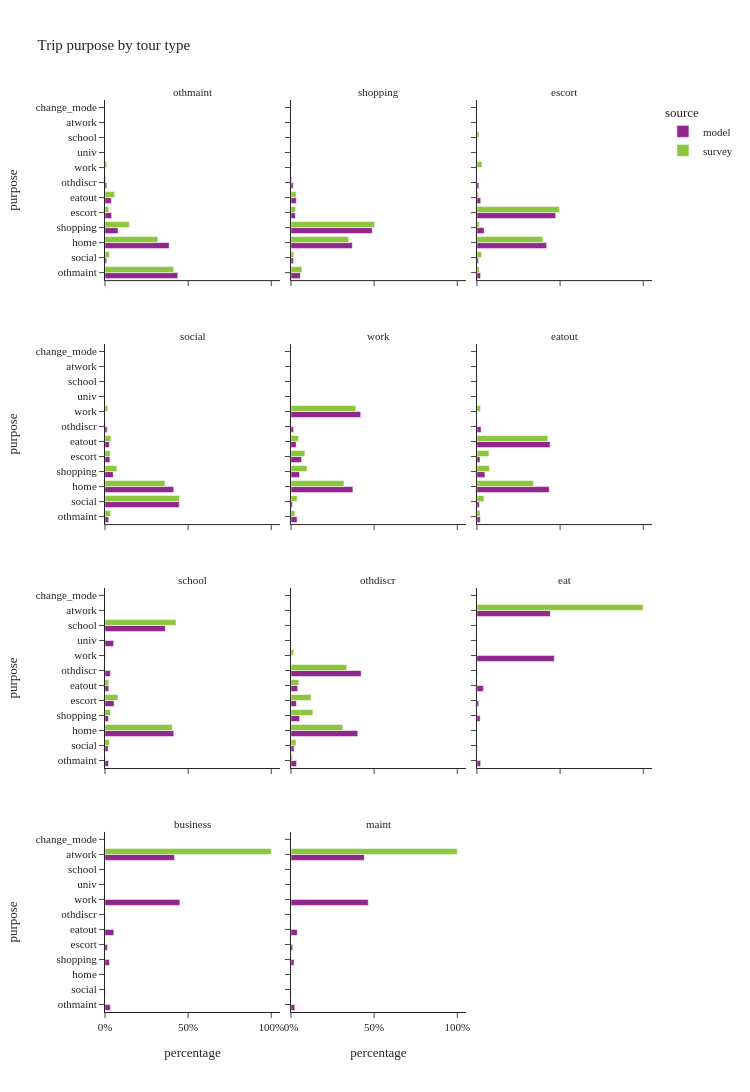

The cell this chart's notebook holds for it:
### Code cell
util.plot_share_facetbar(trip_data, 'trip_weight', share_col="purpose", title="Trip purpose by tour type", 
                         facet_col="tour_type", facet_col_wrap=3, height=1200)

### Figure 1 — Plotly figure (JSON) as saved in the notebook; plotly's stock layout.template omitted (floating-point values rounded to 4 significant figures)
{"data": [{"alignmentgroup": "True", "customdata": [[483688], [10800], [426609], [86540], [43769], [42012], [11768]], "hovertemplate": "source=model<br>tour_type=othmaint<br>percentage=%{x}<br>purpose=%{y}<br>sample_size=%{customdata[0]}<extra></extra>", "legendgroup": "model", "marker": {"color": "#91268F", "pattern": {"shape": ""}}, "name": "model", "offsetgroup": "model", "orientation": "h", "showlegend": true, "textposition": "auto", "type": "bar", "x": [0.4377, 0.009772, 0.386, 0.0783, 0.0396, 0.03801, 0.01065], "xaxis": "x10", "y": ["othmaint", "social", "home", "shopping", "escort", "eatout", "othdiscr"], "yaxis": "y10"}, {"alignmentgroup": "True", "customdata": [[117160], [31141], [762333], [1010034], [53177], [65891], [27427]], "hovertemplate": "source=model<br>tour_type=shopping<br>percentage=%{x}<br>purpose=%{y}<br>sample_size=%{customdata[0]}<extra></extra>", "legendgroup": "model", "marker": {"color": "#91268F", "pattern": {"shape": ""}}, "name": "model", "offsetgroup": "model", "orientation": "h", "showlegend": false, "textposition": "auto", "type": "bar", "x": [0.05668, 0.01506, 0.3688, 0.4886, 0.02572, 0.03188, 0.01327], "xaxis": "x11", "y": ["othmaint", "social", "home", "shopping", "escort", "eatout", "othdiscr"], "yaxis": "y11"}, {"alignmentgroup": "True", "customdata": [[29278], [13116], [573590], [58585], [647605], [30940], [15937]], "hovertemplate": "source=model<br>tour_type=escort<br>percentage=%{x}<br>purpose=%{y}<br>sample_size=%{customdata[0]}<extra></extra>", "legendgroup": "model", "marker": {"color": "#91268F", "pattern": {"shape": ""}}, "name": "model", "offsetgroup": "model", "orientation": "h", "showlegend": false, "textposition": "auto", "type": "bar", "x": [0.02139, 0.00958, 0.419, 0.04279, 0.473, 0.0226, 0.01164], "xaxis": "x12", "y": ["othmaint", "social", "home", "shopping", "escort", "eatout", "othdiscr"], "yaxis": "y12"}, {"alignmentgroup": "True", "customdata": [[9901], [198857], [184053], [22074], [13112], [11517], [5843]], "hovertemplate": "source=model<br>tour_type=social<br>percentage=%{x}<br>purpose=%{y}<br>sample_size=%{customdata[0]}<extra></extra>", "legendgroup": "model", "marker": {"color": "#91268F", "pattern": {"shape": ""}}, "name": "model", "offsetgroup": "model", "orientation": "h", "showlegend": false, "textposition": "auto", "type": "bar", "x": [0.02223, 0.4465, 0.4133, 0.04956, 0.02944, 0.02586, 0.01312], "xaxis": "x7", "y": ["othmaint", "social", "home", "shopping", "escort", "eatout", "othdiscr"], "yaxis": "y7"}, {"alignmentgroup": "True", "customdata": [[1166077], [102475], [26300], [1035650], [143172], [177516], [85985], [42747], [1902]], "hovertemplate": "source=model<br>tour_type=work<br>percentage=%{x}<br>purpose=%{y}<br>sample_size=%{customdata[0]}<extra></extra>", "legendgroup": "model", "marker": {"color": "#91268F", "pattern": {"shape": ""}}, "name": "model", "offsetgroup": "model", "orientation": "h", "showlegend": false, "textposition": "auto", "type": "bar", "x": [0.4192, 0.03684, 0.009454, 0.3723, 0.05147, 0.06381, 0.03091, 0.01537, 0.0006837], "xaxis": "x8", "y": ["work", "othmaint", "social", "home", "shopping", "escort", "eatout", "othdiscr", "univ"], "yaxis": "y8"}, {"alignmentgroup": "True", "customdata": [[13385], [9803], [291489], [32016], [12216], [294952], [16829]], "hovertemplate": "source=model<br>tour_type=eatout<br>percentage=%{x}<br>purpose=%{y}<br>sample_size=%{customdata[0]}<extra></extra>", "legendgroup": "model", "marker": {"color": "#91268F", "pattern": {"shape": ""}}, "name": "model", "offsetgroup": "model", "orientation": "h", "showlegend": false, "textposition": "auto", "type": "bar", "x": [0.01996, 0.01462, 0.4346, 0.04774, 0.01821, 0.4398, 0.02509], "xaxis": "x9", "y": ["othmaint", "social", "home", "shopping", "escort", "eatout", "othdiscr"], "yaxis": "y9"}, {"alignmentgroup": "True", "customdata": [[2692], [37777], [33549], [733046], [36562], [96235], [642316], [39955], [57250], [91781]], "hovertemplate": "source=model<br>tour_type=school<br>percentage=%{x}<br>purpose=%{y}<br>sample_size=%{customdata[0]}<extra></extra>", "legendgroup": "model", "marker": {"color": "#91268F", "pattern": {"shape": ""}}, "name": "model", "offsetgroup": "model", "orientation": "h", "showlegend": false, "textposition": "auto", "type": "bar", "x": [0.00152, 0.02133, 0.01894, 0.4139, 0.02064, 0.05433, 0.3627, 0.02256, 0.03232, 0.05182], "xaxis": "x4", "y": ["work", "othmaint", "social", "home", "shopping", "escort", "school", "eatout", "othdiscr", "univ"], "yaxis": "y4"}, {"alignmentgroup": "True", "customdata": [[52701], [29301], [629010], [81084], [50158], [62850], [660830]], "hovertemplate": "source=model<br>tour_type=othdiscr<br>percentage=%{x}<br>purpose=%{y}<br>sample_size=%{customdata[0]}<extra></extra>", "legendgroup": "model", "marker": {"color": "#91268F", "pattern": {"shape": ""}}, "name": "model", "offsetgroup": "model", "orientation": "h", "showlegend": false, "textposition": "auto", "type": "bar", "x": [0.03365, 0.01871, 0.4017, 0.05178, 0.03203, 0.04014, 0.422], "xaxis": "x5", "y": ["othmaint", "social", "home", "shopping", "escort", "eatout", "othdiscr"], "yaxis": "y5"}, {"alignmentgroup": "True", "customdata": [[234659], [11147], [726], [9555], [5435], [19631], [222918], [933]], "hovertemplate": "source=model<br>tour_type=eat<br>percentage=%{x}<br>purpose=%{y}<br>sample_size=%{customdata[0]}<extra></extra>", "legendgroup": "model", "marker": {"color": "#91268F", "pattern": {"shape": ""}}, "name": "model", "offsetgroup": "model", "orientation": "h", "showlegend": false, "textposition": "auto", "type": "bar", "x": [0.4647, 0.02207, 0.001438, 0.01892, 0.01076, 0.03887, 0.4414, 0.001848], "xaxis": "x6", "y": ["work", "othmaint", "social", "shopping", "escort", "eatout", "atwork", "othdiscr"], "yaxis": "y6"}, {"alignmentgroup": "True", "customdata": [[53866], [3802], [213], [3232], [1829], [6349], [50015], [305]], "hovertemplate": "source=model<br>tour_type=business<br>percentage=%{x}<br>purpose=%{y}<br>sample_size=%{customdata[0]}<extra></extra>", "legendgroup": "model", "marker": {"color": "#91268F", "pattern": {"shape": ""}}, "name": "model", "offsetgroup": "model", "orientation": "h", "showlegend": false, "textposition": "auto", "type": "bar", "x": [0.4503, 0.03179, 0.001781, 0.02702, 0.01529, 0.05308, 0.4181, 0.00255], "xaxis": "x", "y": ["work", "othmaint", "social", "shopping", "escort", "eatout", "atwork", "othdiscr"], "yaxis": "y"}, {"alignmentgroup": "True", "customdata": [[37984], [1880], [107], [1532], [885], [3079], [36041], [182]], "hovertemplate": "source=model<br>tour_type=maint<br>percentage=%{x}<br>purpose=%{y}<br>sample_size=%{customdata[0]}<extra></extra>", "legendgroup": "model", "marker": {"color": "#91268F", "pattern": {"shape": ""}}, "name": "model", "offsetgroup": "model", "orientation": "h", "showlegend": false, "textposition": "auto", "type": "bar", "x": [0.465, 0.02301, 0.00131, 0.01875, 0.01083, 0.03769, 0.4412, 0.002228], "xaxis": "x2", "y": ["work", "othmaint", "social", "shopping", "escort", "eatout", "atwork", "othdiscr"], "yaxis": "y2"}, {"alignmentgroup": "True", "customdata": [[23], [1029], [63], [875], [254], [72], [1], [89], [14]], "hovertemplate": "source=survey<br>tour_type=othmaint<br>percentage=%{x}<br>purpose=%{y}<br>sample_size=%{customdata[0]}<extra></extra>", "legendgroup": "survey", "marker": {"color": "#8CC63E", "pattern": {"shape": ""}}, "name": "survey", "offsetgroup": "survey", "orientation": "h", "showlegend": true, "textposition": "auto", "type": "bar", "x": [0.01108, 0.4129, 0.0262, 0.318, 0.146, 0.02235, 5.026e-05, 0.05771, 0.005738], "xaxis": "x10", "y": ["work", "othmaint", "social", "home", "shopping", "escort", "school", "eatout", "othdiscr"], "yaxis": "y10"}, {"alignmentgroup": "True", "customdata": [[42], [210], [152], [1542], [2117], [124], [122], [21]], "hovertemplate": "source=survey<br>tour_type=shopping<br>percentage=%{x}<br>purpose=%{y}<br>sample_size=%{customdata[0]}<extra></extra>", "legendgroup": "survey", "marker": {"color": "#8CC63E", "pattern": {"shape": ""}}, "name": "survey", "offsetgroup": "survey", "orientation": "h", "showlegend": false, "textposition": "auto", "type": "bar", "x": [0.004645, 0.06596, 0.01748, 0.3468, 0.5031, 0.02559, 0.03095, 0.005551], "xaxis": "x11", "y": ["work", "othmaint", "social", "home", "shopping", "escort", "eatout", "othdiscr"], "yaxis": "y11"}, {"alignmentgroup": "True", "customdata": [[18], [34], [59], [991], [63], [1185], [8], [39], [5]], "hovertemplate": "source=survey<br>tour_type=escort<br>percentage=%{x}<br>purpose=%{y}<br>sample_size=%{customdata[0]}<extra></extra>", "legendgroup": "survey", "marker": {"color": "#8CC63E", "pattern": {"shape": ""}}, "name": "survey", "offsetgroup": "survey", "orientation": "h", "showlegend": false, "textposition": "auto", "type": "bar", "x": [0.0305, 0.01393, 0.02771, 0.396, 0.01355, 0.496, 0.01194, 0.009113, 0.001229], "xaxis": "x12", "y": ["work", "othmaint", "social", "home", "shopping", "escort", "school", "eatout", "othdiscr"], "yaxis": "y12"}, {"alignmentgroup": "True", "customdata": [[90], [168], [3746], [3086], [485], [242], [2], [261], [36]], "hovertemplate": "source=survey<br>tour_type=social<br>percentage=%{x}<br>purpose=%{y}<br>sample_size=%{customdata[0]}<extra></extra>", "legendgroup": "survey", "marker": {"color": "#8CC63E", "pattern": {"shape": ""}}, "name": "survey", "offsetgroup": "survey", "orientation": "h", "showlegend": false, "textposition": "auto", "type": "bar", "x": [0.01627, 0.03346, 0.4472, 0.3607, 0.07111, 0.03088, 0.001328, 0.03525, 0.003861], "xaxis": "x7", "y": ["work", "othmaint", "social", "home", "shopping", "escort", "school", "eatout", "othdiscr"], "yaxis": "y7"}, {"alignmentgroup": "True", "customdata": [[4327], [174], [390], [3004], [546], [370], [12], [416], [40], [1]], "hovertemplate": "source=survey<br>tour_type=work<br>percentage=%{x}<br>purpose=%{y}<br>sample_size=%{customdata[0]}<extra></extra>", "legendgroup": "survey", "marker": {"color": "#8CC63E", "pattern": {"shape": ""}}, "name": "survey", "offsetgroup": "survey", "orientation": "h", "showlegend": false, "textposition": "auto", "type": "bar", "x": [0.3907, 0.02334, 0.03722, 0.3192, 0.09597, 0.08335, 0.001127, 0.04541, 0.003669, 2.565e-05], "xaxis": "x8", "y": ["work", "othmaint", "social", "home", "shopping", "escort", "school", "eatout", "othdiscr", "change_mode"], "yaxis": "y8"}, {"alignmentgroup": "True", "customdata": [[42], [55], [125], [813], [180], [110], [4], [952], [15]], "hovertemplate": "source=survey<br>tour_type=eatout<br>percentage=%{x}<br>purpose=%{y}<br>sample_size=%{customdata[0]}<extra></extra>", "legendgroup": "survey", "marker": {"color": "#8CC63E", "pattern": {"shape": ""}}, "name": "survey", "offsetgroup": "survey", "orientation": "h", "showlegend": false, "textposition": "auto", "type": "bar", "x": [0.02061, 0.01888, 0.04257, 0.3394, 0.07479, 0.07207, 0.002691, 0.426, 0.002974], "xaxis": "x9", "y": ["work", "othmaint", "social", "home", "shopping", "escort", "school", "eatout", "othdiscr"], "yaxis": "y9"}, {"alignmentgroup": "True", "customdata": [[11], [20], [66], [639], [34], [88], [667], [28], [17]], "hovertemplate": "source=survey<br>tour_type=school<br>percentage=%{x}<br>purpose=%{y}<br>sample_size=%{customdata[0]}<extra></extra>", "legendgroup": "survey", "marker": {"color": "#8CC63E", "pattern": {"shape": ""}}, "name": "survey", "offsetgroup": "survey", "orientation": "h", "showlegend": false, "textposition": "auto", "type": "bar", "x": [0.005004, 0.002864, 0.02672, 0.4047, 0.03328, 0.07731, 0.427, 0.02137, 0.001726], "xaxis": "x4", "y": ["work", "othmaint", "social", "home", "shopping", "escort", "school", "eatout", "othdiscr"], "yaxis": "y4"}, {"alignmentgroup": "True", "customdata": [[5], [14], [26], [185], [41], [24], [6], [25], [210]], "hovertemplate": "source=survey<br>tour_type=othdiscr<br>percentage=%{x}<br>purpose=%{y}<br>sample_size=%{customdata[0]}<extra></extra>", "legendgroup": "survey", "marker": {"color": "#8CC63E", "pattern": {"shape": ""}}, "name": "survey", "offsetgroup": "survey", "orientation": "h", "showlegend": false, "textposition": "auto", "type": "bar", "x": [0.01587, 0.008683, 0.03015, 0.3111, 0.1317, 0.1207, 0.0006497, 0.0462, 0.335], "xaxis": "x5", "y": ["work", "othmaint", "social", "home", "shopping", "escort", "school", "eatout", "othdiscr"], "yaxis": "y5"}, {"alignmentgroup": "True", "customdata": [[1], [1], [260]], "hovertemplate": "source=survey<br>tour_type=eat<br>percentage=%{x}<br>purpose=%{y}<br>sample_size=%{customdata[0]}<extra></extra>", "legendgroup": "survey", "marker": {"color": "#8CC63E", "pattern": {"shape": ""}}, "name": "survey", "offsetgroup": "survey", "orientation": "h", "showlegend": false, "textposition": "auto", "type": "bar", "x": [0.0004294, 0.0004294, 0.9991], "xaxis": "x6", "y": ["work", "eatout", "atwork"], "yaxis": "y6"}, {"alignmentgroup": "True", "customdata": [[289]], "hovertemplate": "source=survey<br>tour_type=business<br>percentage=%{x}<br>purpose=%{y}<br>sample_size=%{customdata[0]}<extra></extra>", "legendgroup": "survey", "marker": {"color": "#8CC63E", "pattern": {"shape": ""}}, "name": "survey", "offsetgroup": "survey", "orientation": "h", "showlegend": false, "textposition": "auto", "type": "bar", "x": [1.0], "xaxis": "x", "y": ["atwork"], "yaxis": "y"}, {"alignmentgroup": "True", "customdata": [[240]], "hovertemplate": "source=survey<br>tour_type=maint<br>percentage=%{x}<br>purpose=%{y}<br>sample_size=%{customdata[0]}<extra></extra>", "legendgroup": "survey", "marker": {"color": "#8CC63E", "pattern": {"shape": ""}}, "name": "survey", "offsetgroup": "survey", "orientation": "h", "showlegend": false, "textposition": "auto", "type": "bar", "x": [1.0], "xaxis": "x2", "y": ["atwork"], "yaxis": "y2"}], "layout": {"annotations": [{"font": {}, "showarrow": false, "text": "business", "x": 0.16, "xanchor": "center", "xref": "paper", "y": 0.1975, "yanchor": "bottom", "yref": "paper"}, {"font": {}, "showarrow": false, "text": "maint", "x": 0.5, "xanchor": "center", "xref": "paper", "y": 0.1975, "yanchor": "bottom", "yref": "paper"}, {"font": {}, "showarrow": false, "text": "school", "x": 0.16, "xanchor": "center", "xref": "paper", "y": 0.465, "yanchor": "bottom", "yref": "paper"}, {"font": {}, "showarrow": false, "text": "othdiscr", "x": 0.5, "xanchor": "center", "xref": "paper", "y": 0.465, "yanchor": "bottom", "yref": "paper"}, {"font": {}, "showarrow": false, "text": "eat", "x": 0.84, "xanchor": "center", "xref": "paper", "y": 0.465, "yanchor": "bottom", "yref": "paper"}, {"font": {}, "showarrow": false, "text": "social", "x": 0.16, "xanchor": "center", "xref": "paper", "y": 0.7325, "yanchor": "bottom", "yref": "paper"}, {"font": {}, "showarrow": false, "text": "work", "x": 0.5, "xanchor": "center", "xref": "paper", "y": 0.7325, "yanchor": "bottom", "yref": "paper"}, {"font": {}, "showarrow": false, "text": "eatout", "x": 0.84, "xanchor": "center", "xref": "paper", "y": 0.7325, "yanchor": "bottom", "yref": "paper"}, {"font": {}, "showarrow": false, "text": "othmaint", "x": 0.16, "xanchor": "center", "xref": "paper", "y": 1.0, "yanchor": "bottom", "yref": "paper"}, {"font": {}, "showarrow": false, "text": "shopping", "x": 0.5, "xanchor": "center", "xref": "paper", "y": 1.0, "yanchor": "bottom", "yref": "paper"}, {"font": {}, "showarrow": false, "text": "escort", "x": 0.84, "xanchor": "center", "xref": "paper", "y": 1.0, "yanchor": "bottom", "yref": "paper"}], "barmode": "group", "height": 1200, "legend": {"title": {"text": "source"}, "tracegroupgap": 0}, "title": {"text": "Trip purpose by tour type"}, "width": 750, "xaxis": {"anchor": "y", "domain": [0.0, 0.32], "tickformat": ".0%", "title": {"text": "percentage"}}, "xaxis10": {"anchor": "y10", "domain": [0.0, 0.32], "matches": "x", "showticklabels": false}, "xaxis11": {"anchor": "y11", "domain": [0.34, 0.66], "matches": "x", "showticklabels": false}, "xaxis12": {"anchor": "y12", "domain": [0.68, 1.0], "matches": "x", "showticklabels": false}, "xaxis2": {"anchor": "y2", "domain": [0.34, 0.66], "matches": "x", "tickformat": ".0%", "title": {"text": "percentage"}}, "xaxis3": {"anchor": "y3", "domain": [0.68, 1.0], "matches": "x", "title": {"text": "percentage"}}, "xaxis4": {"anchor": "y4", "domain": [0.0, 0.32], "matches": "x", "showticklabels": false}, "xaxis5": {"anchor": "y5", "domain": [0.34, 0.66], "matches": "x", "showticklabels": false}, "xaxis6": {"anchor": "y6", "domain": [0.68, 1.0], "matches": "x", "showticklabels": false}, "xaxis7": {"anchor": "y7", "domain": [0.0, 0.32], "matches": "x", "showticklabels": false}, "xaxis8": {"anchor": "y8", "domain": [0.34, 0.66], "matches": "x", "showticklabels": false}, "xaxis9": {"anchor": "y9", "domain": [0.68, 1.0], "matches": "x", "showticklabels": false}, "yaxis": {"anchor": "x", "domain": [0.0, 0.1975], "title": {"text": "purpose"}}, "yaxis10": {"anchor": "x10", "domain": [0.8025, 1.0], "matches": "y", "title": {"text": "purpose"}}, "yaxis11": {"anchor": "x11", "domain": [0.8025, 1.0], "matches": "y", "showticklabels": false}, "yaxis12": {"anchor": "x12", "domain": [0.8025, 1.0], "matches": "y", "showticklabels": false}, "yaxis2": {"anchor": "x2", "domain": [0.0, 0.1975], "matches": "y", "showticklabels": false}, "yaxis3": {"anchor": "x3", "domain": [0.0, 0.1975], "matches": "y", "showticklabels": false}, "yaxis4": {"anchor": "x4", "domain": [0.2675, 0.465], "matches": "y", "title": {"text": "purpose"}}, "yaxis5": {"anchor": "x5", "domain": [0.2675, 0.465], "matches": "y", "showticklabels": false}, "yaxis6": {"anchor": "x6", "domain": [0.2675, 0.465], "matches": "y", "showticklabels": false}, "yaxis7": {"anchor": "x7", "domain": [0.535, 0.7325], "matches": "y", "title": {"text": "purpose"}}, "yaxis8": {"anchor": "x8", "domain": [0.535, 0.7325], "matches": "y", "showticklabels": false}, "yaxis9": {"anchor": "x9", "domain": [0.535, 0.7325], "matches": "y", "showticklabels": false}}}
